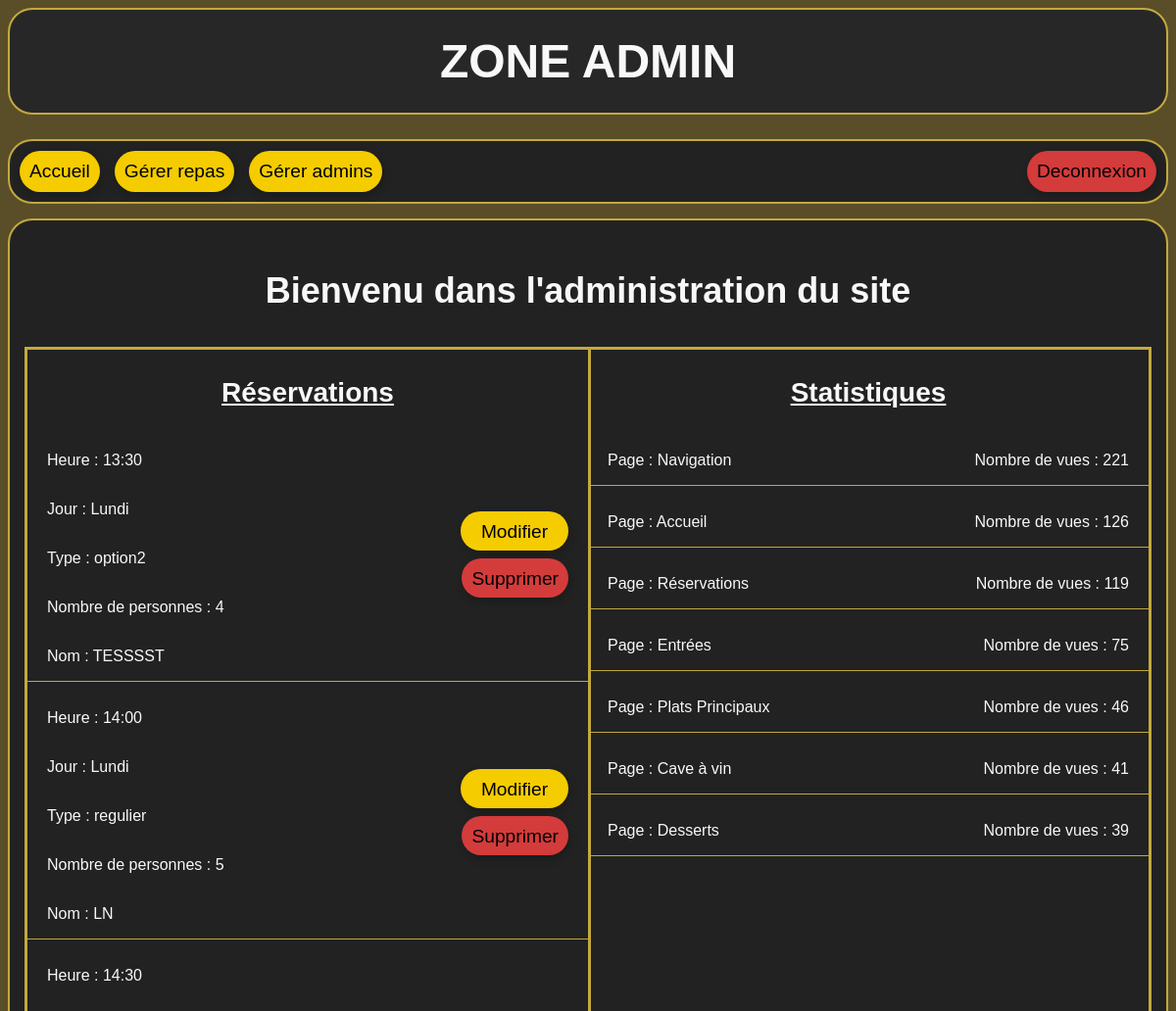
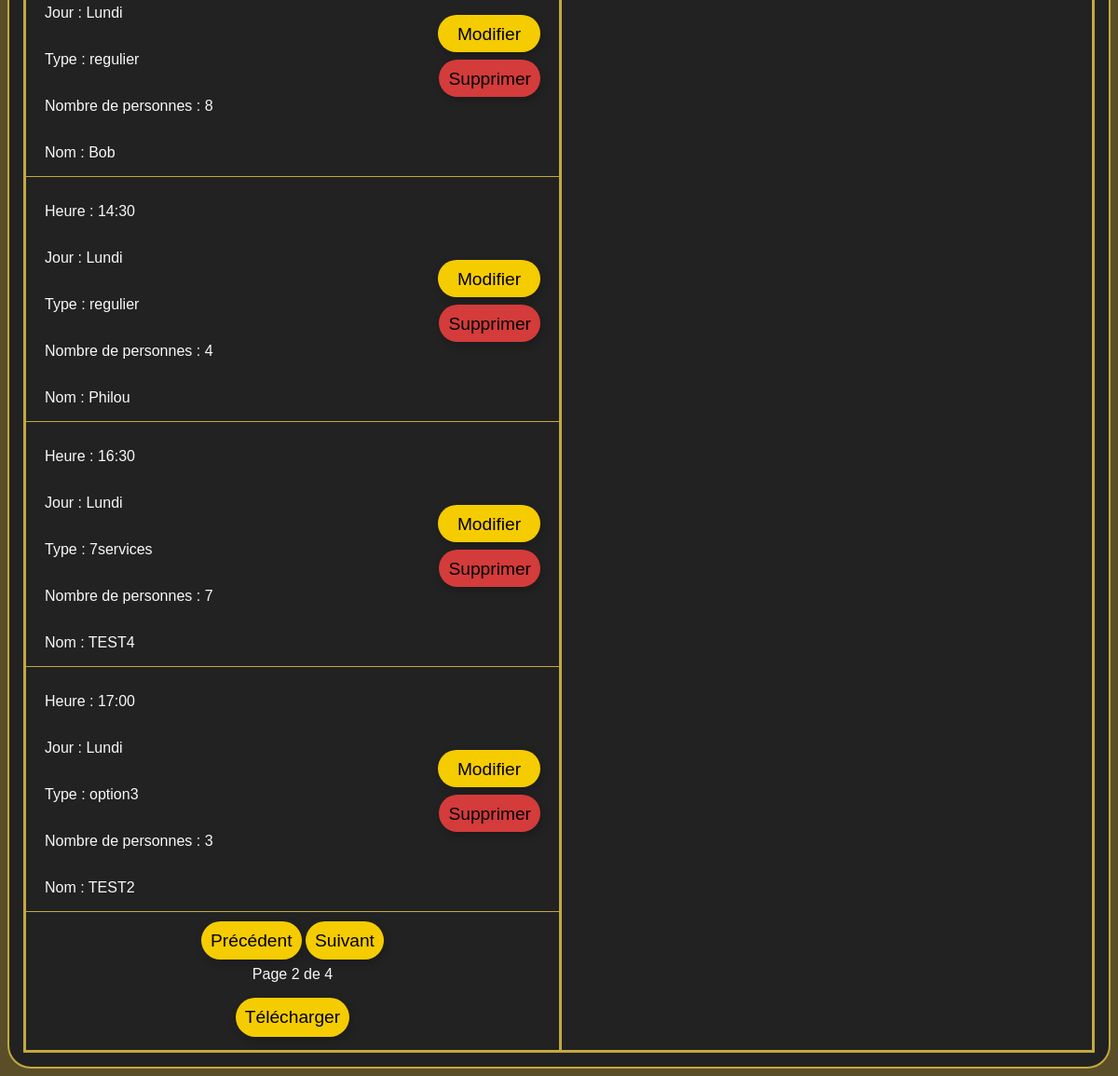
Page /admin/index.php?page=2 (signed in) on the committed database (2 pictures, top to bottom).
### tables this page shows
CREATE TABLE "reservations" (
	"id"	INTEGER NOT NULL UNIQUE,
	"jour"	TEXT NOT NULL,
	"type"	TEXT NOT NULL,
	"nom"	TEXT NOT NULL,
	"nb"	INTEGER NOT NULL,
	"temps"	TEXT NOT NULL,
	PRIMARY KEY("id" AUTOINCREMENT)
);

CREATE TABLE "vues" (
	"id"	INTEGER NOT NULL UNIQUE,
	"page"	TEXT NOT NULL UNIQUE,
	"nb"	INTEGER NOT NULL,
	PRIMARY KEY("id" AUTOINCREMENT)
);

### includes/base.php (called while the page is built, shortened)
<?php
include "db.php";
function selectCount($nom_table) {
    global $bdd;
    $stmt = $bdd->prepare("
        SELECT COUNT(*) as nb
        FROM $nom_table
    ");
    $stmt->execute();
    $resultat = $stmt->fetch();
    return $resultat["nb"];
}

### admin/index.php (the view, shortened to what this page needs)
<?php
include "../includes/base.php";
$nb_reservations = selectCount("reservations");
$nb_reservations_par_page = 6;
$nb_page_reservations_total = ceil($nb_reservations / $nb_reservations_par_page);
$page_reservations = $_GET["page"] ?? 1;
$sql = "
    SELECT id, jour, type, nom, nb, temps
    FROM reservations
	ORDER BY
		CASE jour
			WHEN 'Lundi' THEN 1
			WHEN 'Mardi' THEN 2
			WHEN 'Mercredi' THEN 3
			WHEN 'Jeudi' THEN 4
			WHEN 'Vendredi' THEN 5
			WHEN 'Samedi' THEN 6
			WHEN 'Dimanche' THEN 7
			END,
			temps
    LIMIT :limit
    OFFSET :offset
    ";
$stmt = $bdd->prepare($sql);
$stmt->execute([
    ":limit" => $nb_reservations_par_page,
    ":offset" => ($page_reservations - 1) * $nb_reservations_par_page
]);
$les_reservations = $stmt->fetchAll();
$sql = "
    SELECT *
    FROM vues
    ORDER BY nb DESC
    ";
$stmt = $bdd->prepare($sql);
$stmt->execute();
$pages = $stmt->fetchAll();
?>
<!DOCTYPE html>
<html lang="en">
<head>
    <link rel="stylesheet" href="../css/style_admin.css">
</head>
<body>
    <header>
        <h1>Zone admin</h1>
        <nav>
            <a class="changement_page" href="index.php"> Accueil </a>
            <a class="changement_page" href="repas/repas.php"> Gérer repas </a>
            <a class="changement_page" href="employes/gestion_admin.php"> Gérer admins </a>
            <a class="deconnexion" href="deconnexion.php"> Deconnexion </a>
        </nav>
    </header>
    <main>
        <p class="bienvenu">
            Bienvenu dans l'administration du site
        </p>
        <div class="conteneur">
            <div class="reservations">
                <p class="titre-section">Réservations</p>
                <?php foreach ($les_reservations as $une_reservation): ?>
                    <div class="une-reservation">
                        <div class="reservation-infos">
                            <p class="res-heure">Heure : <?= $une_reservation["temps"] ?></p>
                            <p class="res-jour">Jour : <?= $une_reservation["jour"] ?></p>
                            <p class="res-type">Type : <?= $une_reservation["type"] ?></p>
                            <p class="res-nb">Nombre de personnes : <?= $une_reservation["nb"] ?></p>
                            <p class="res-nom">Nom : <?= $une_reservation["nom"] ?></p>
                        </div>
                        <div class="btn-reservation">
                            <a class="modifier"
                                href="modifier_reservation.php?id=<?= $une_reservation['id'] ?>">Modifier</a>
                            <a class="supprimer" href="index.php?supprimer=<?= $une_reservation['id'] ?>">Supprimer</a>
                        </div>
                    </div>
                <?php endforeach ?>
                <div class="boutons">
                    <?php if ($page_reservations > 1): ?>
                        <a class="btn-reserver" href="index.php?page=<?= $page_reservations - 1 ?>">Précédent</a>
                    <?php else: ?>
                        <a href="" class="inactif">Précédent</a>
                    <?php endif ?>
                    <?php if ($page_reservations < $nb_page_reservations_total): ?>
                        <a class="btn-reserver" href="index.php?page=<?= $page_reservations + 1 ?>">Suivant</a>
                    <?php else: ?>
                        <a href="" class="inactif">Suivant</a>
                    <?php endif ?>
                </div>
                <p>Page <?= $page_reservations ?> de <?= $nb_page_reservations_total ?></p>
                <form class="form-telecharger" action="telechargerCSV.php" method="post">
                    <button class="telecharger" type="submit">Télécharger</button>
                </form>
            </div>
            <div class="statistiques">
                <p class="titre-section">Statistiques</p>
                <?php foreach ($pages as $page): ?>
                    <div class="une-statistique">
                        <p>Page : <?= $page["page"] ?></p>
                        <p class="nb-vues"> Nombre de vues : <?= $page["nb"] ?></p>
                    </div>
                <?php endforeach ?>
            </div>
        </div>
    </main>
</body>
</html>

### css/style_admin.css (style rules this page uses)
body { font-family: Arial, Helvetica, sans-serif; background-color: #5a4e28; }
header { text-align: center; }
h1 { margin: 0 0 25px 0; color: #F8F8F8; background-color: #272727; padding: 25px; border-radius: 25px; text-align: center; font-size: 48px; text-transform: uppercase; font-family: 'Raleway', sans-serif; border: 2px solid #C3A93F; }
h2, p.bienvenu { font-size: 36px; color: #F8F8F8; text-align: center; font-family: 'Raleway', sans-serif; }
p { font-family: 'Raleway', sans-serif; }
nav { background-color: #222222; padding: 10px; border-radius: 25px; display: flex; justify-content: center; gap: 15px; margin-bottom: 15px; border: 2px solid #C3A93F; }
.titre-section { font-size: 28px; font-weight: bold; text-decoration: underline; }
.une-reservation, .une-statistique { display: flex; justify-content: space-between; align-items: center; border-bottom: 1px solid #C3A93F; margin-bottom: 12px; padding: 0 20px; }
.une-reservation a { height: 20px; }
a.modifier { width: 90px; }
a, input.modifier, input.ajouter { border: none; padding: 10px; border-radius: 50px; text-decoration: none; color: black; font-size: larger; box-shadow: 2px 4px 10px rgba(0, 0, 0, 0.2); text-align: center; }
.bienvenu { text-align: center; font-size: 38px; font-weight: bold; }
.telecharger { border: none; padding: 10px; border-radius: 50px; text-decoration: none; text-align: center; color: black; font-size: larger; box-shadow: 2px 4px 10px rgba(0, 0, 0, 0.2); background-color: #F5CC00; }
form { background-color: #2e2e2e; border-radius: 20px; max-width: 600px; margin: 0 auto; margin-top: 40px; padding: 60px; box-shadow: 0 8px 20px rgba(0, 0, 0, 0.1); font-family: 'Roboto', sans-serif; border: 2px solid #C3A93F; }
.form-telecharger { background: none; border-radius: 0; max-width: none; margin-top: 0; padding: 0; box-shadow: none; font-family: 'Roboto', sans-serif; border: none; }
.boutons { padding-top: 8px; }

### rows in the picture
reservations: temps "13:30", jour "Lundi", type "option2", nb "4", nom "TESSSST"
reservations: temps "14:00", jour "Lundi", type "regulier", nb "5", nom "LN"
reservations: temps "14:30", jour "Lundi", type "regulier", nb "8", nom "Bob"
reservations: temps "14:30", jour "Lundi", type "regulier", nb "4", nom "Philou"
reservations: temps "16:30", jour "Lundi", type "7services", nb "7", nom "TEST4"
reservations: temps "17:00", jour "Lundi", type "option3", nb "3", nom "TEST2"
vues: page "Navigation", nb "221"
vues: page "Accueil", nb "126"
vues: page "Réservations", nb "119"
vues: page "Entrées", nb "75"
vues: page "Plats Principaux", nb "46"
vues: page "Cave à vin", nb "41"
vues: page "Desserts", nb "39"

### other values in the picture
$page_reservations "2"
$nb_page_reservations_total "4"
